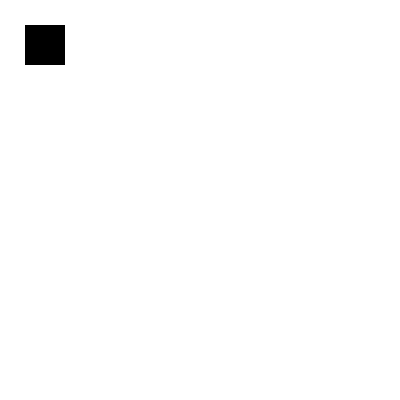
Frame 1 (no input)
Frame 60 (the mouse pressed at the canvas centre just before this capture): identical to frame 1, image omitted
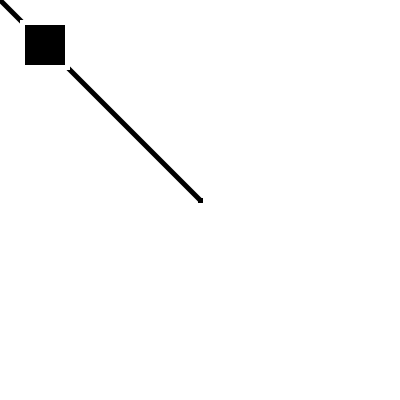
Frame 120 (the mouse held since frame 60 and released just before this capture)

The Processing sketch that drew these frames (run headless with seeded random() and noise(); from frame 60 on, the mouse is pressed at the canvas centre):

// Processing sketch: hello_world
// ── hello_world.pde
// Creamos variables para el color de la línea y su tamaño
color lineColor = color(0);
int lineSize = 5;

void setup() {
  size(400, 400);
  background(255);
}

void draw() {
  strokeWeight(lineSize); // Establecemos el tamaño de la línea
  stroke(lineColor); // Establecemos el color de la línea
  if (mousePressed) { // Si el mouse está presionado, dibujamos una línea
    line(pmouseX, pmouseY, mouseX, mouseY);
  }
  drawColorPicker(); // Dibujamos el selector de color
}

void mouseClicked() {
  if (mouseX > 20 && mouseX < 70 && mouseY > 20 && mouseY < 70) {
    // Si el usuario hace clic en el botón de selección de color
    lineColor = color(random(255),random(255),random(255)); // Obtenemos el color de la selección
  }
}

void keyPressed() {
  if (key == '1') { // Si el usuario presiona la tecla 1
    lineSize = 5; // Establecemos el tamaño de la línea en 5
  } else if (key == '2') { // Si el usuario presiona la tecla 2
    lineSize = 10; // Establecemos el tamaño de la línea en 10
  } else if (key == '3') { // Si el usuario presiona la tecla 3
    lineSize = 20; // Establecemos el tamaño de la línea en 20
  }
}

void drawColorPicker() {
  // Dibujamos un botón de selección de color en la esquina superior izquierda
  noStroke();
  fill(255);
  rect(20, 20, 50, 50);
  fill(lineColor);
  rect(25, 25, 40, 40);
}
